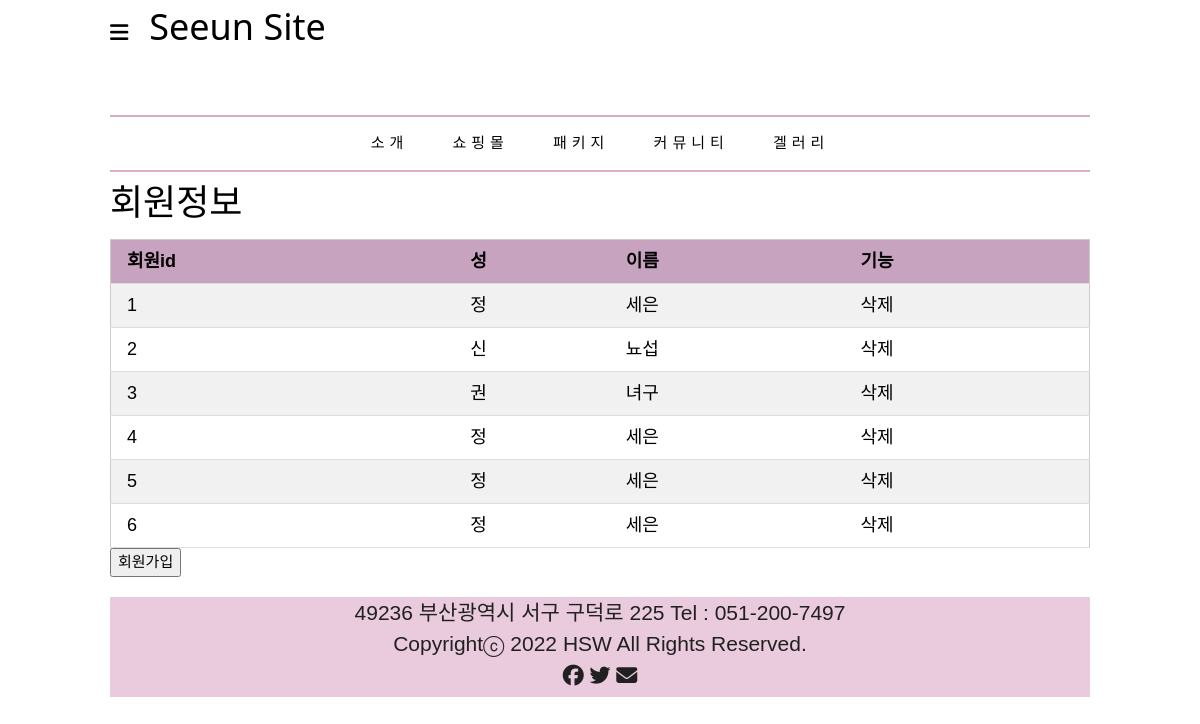
/user/, run on an earlier commit of the app's database.
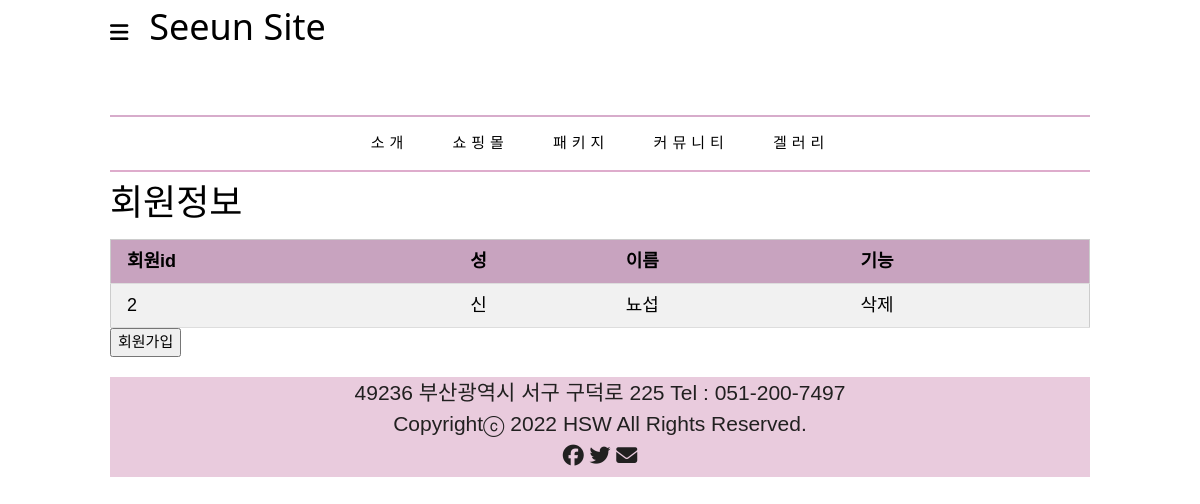
And on a later commit of the database.
### myapp/models.py (models this page shows)
class Members(models.Model):
  firstname = models.CharField(max_length=255)
  lastname = models.CharField(max_length=255)

### myapp/views.py (the view)
# urls.py: path("user/",views.datalist, name="list"),
def datalist(request):
    m = Members.objects.all().values()
    context={
        'm': m,
    }
    template = loader.get_template('list.html')
    return HttpResponse(template.render(context, request))

### myapp/templates/list.html
{% extends 'base.html' %}
{% block content %}
  <h1> 회원정보 </h1>
    <table class="w3-table-all w3-hoverable">
        <tr>
            <th>회원id</th>
            <th>성</th>
            <th>이름</th>
            <th>기능</th>
        </tr>
        {% for x in m %}
        <tr>
            <td><a href="update/{{x.id}}">{{x.id}}</a></td>
            <td>{{x.firstname}}</td>
            <td>{{x.lastname}}</td>
            <td><a href="delete/{{ x.id }}">삭제</a></td>
        </tr>
        {% endfor %}
    </table>
    <div><a href="add/"><button> 회원가입 </button></a></div>
{% endblock %}

### myapp/templates/base.html (shortened to what this page needs)
{% load static %}
<!DOCTYPE html>
<html lang="en">
<head>
    <link rel="stylesheet" href="{% static 'mystyle.css' %}">
    <link rel="stylesheet" href="{% static 'w3.css' %}">
</head>
<body>
    {% include 'header.html' %}
    {% block content %}
    {% endblock %}
    {% include 'footer.html' %}
</body>
</html>

### myapp/templates/header.html (shortened to what this page needs)
<!DOCTYPE html>
<html lang="en">
<head>
</head>
<body>
    <header id="home">
        <i class="fa-solid fa-bars"></i>
        <a href="/"><h1> Seeun Site </h1></a>
    </header>
    <nav>
        <ul>
            <li><a href="/">소개</a></li>
            <li><a href="/shop">쇼핑몰</a></li>
            <li><a href="#">패키지</a></li>
            <li><a href="#">커뮤니티</a></li>
            <li><a href="#">겔러리</a></li>
        </ul>
    </nav>
</body>
</html>

### myapp/templates/footer.html
<footer>
    49236 부산광역시 서구 구덕로 225 Tel : 051-200-7497 <br>
    Copyrightⓒ 2022 HSW All Rights Reserved.
    <div class="sns">
      <a href="https://www.facebook.com/swhwang64"><i class="fa-brands fa-facebook"></i></a>
      <i class="fa-brands fa-twitter"></i>
      <i class="fa-sharp fa-solid fa-envelope"></i>
    </div>
 </footer>

### static/mystyle.css (style rules this page uses)
* { font-family: "맑은 고딕", Arial, Helvetica, sans-serif; line-height: 150%; }
body { margin-top: 20px; margin: 0 auto; max-width: 980px; }
ul { list-style-type: none; }
a { text-decoration: none; }
header h1 { display: inline; padding: 15px; }
nav ul { text-align: center; border-top: 2px solid #d7accb; border-bottom: 2px solid #deaccc; padding : 15px 10px; }
nav ul li { display: inline; padding: 15px 20px; letter-spacing: 5px; }
header, footer { height: 100px; font-size : 1.4em; }
nav { height: 50px; }
table { width: 90%; margin: 0 auto; font-size: 1.2em; border: 0px; }
table th { background-color: #c8a3bf; }
footer { margin-top: 20px; background-color: rgb(233, 203, 221); color : rgb(33, 32, 32); text-align: center; }

### static/w3.css (style rules this page uses)
*,*:before,*:after { box-sizing:inherit }
html { -ms-text-size-adjust:100%;-webkit-text-size-adjust:100% }
body { margin:0 }
article,aside,details,figcaption,figure,footer,header,main,menu,nav,section { display:block }
a { background-color:transparent }
button,input,select,textarea,optgroup { font:inherit;margin:0 }
button,input { overflow:visible }
button,select { text-transform:none }
button,[type=button],[type=reset],[type=submit] { -webkit-appearance:button }
html,body { font-family:Verdana,sans-serif;font-size:15px;line-height:1.5 }
html { overflow-x:hidden }
h1 { font-size:36px }
h1,h2,h3,h4,h5,h6 { font-family:"Segoe UI",Arial,sans-serif;font-weight:400;margin:10px 0 }
a { color:inherit }
.w3-table,.w3-table-all { border-collapse:collapse;border-spacing:0;width:100%;display:table }
.w3-table-all { border:1px solid #ccc }
.w3-bordered tr,.w3-table-all tr { border-bottom:1px solid #ddd }
.w3-table-all tr:nth-child(odd) { background-color:#fff }
.w3-table-all tr:nth-child(even) { background-color:#f1f1f1 }
.w3-table td,.w3-table th,.w3-table-all td,.w3-table-all th { padding:8px 8px;display:table-cell;text-align:left;vertical-align:top }
.w3-table th:first-child,.w3-table td:first-child,.w3-table-all th:first-child,.w3-table-all td:first-child { padding-left:16px }

### myapp/templates/base.html (style rules this page uses)
body { max-width: 980px;; margin: auto; }

What changed in the data, as far as the page shows it:
removed Members: id "1", firstname "정", lastname "세은"
removed Members: id "3", firstname "권", lastname "녀구"
removed Members: id "4", firstname "정", lastname "세은"
removed Members: id "5", firstname "정", lastname "세은"
removed Members: id "6", firstname "정", lastname "세은"
